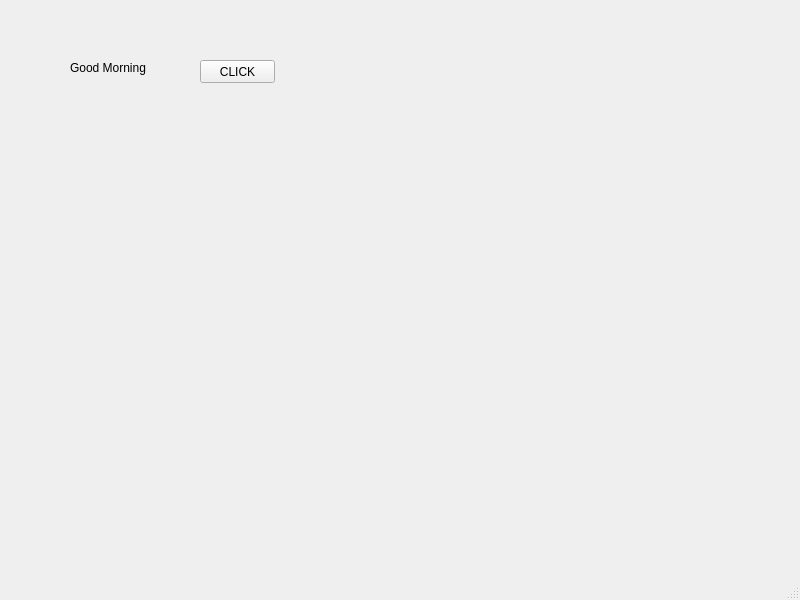
<?xml version="1.0" encoding="UTF-8"?>
<ui version="4.0">
 <class>MainWindow</class>
 <widget class="QMainWindow" name="MainWindow">
  <property name="geometry">
   <rect>
    <x>0</x>
    <y>0</y>
    <width>800</width>
    <height>600</height>
   </rect>
  </property>
  <property name="windowTitle">
   <string>MainWindow</string>
  </property>
  <widget class="QWidget" name="centralwidget">
   <widget class="QLabel" name="lbl">
    <property name="geometry">
     <rect>
      <x>70</x>
      <y>60</y>
      <width>91</width>
      <height>16</height>
     </rect>
    </property>
    <property name="text">
     <string>Good Morning</string>
    </property>
   </widget>
   <widget class="QPushButton" name="tb">
    <property name="geometry">
     <rect>
      <x>200</x>
      <y>60</y>
      <width>75</width>
      <height>23</height>
     </rect>
    </property>
    <property name="text">
     <string>CLICK</string>
    </property>
   </widget>
  </widget>
  <widget class="QMenuBar" name="menubar">
   <property name="geometry">
    <rect>
     <x>0</x>
     <y>0</y>
     <width>800</width>
     <height>21</height>
    </rect>
   </property>
  </widget>
  <widget class="QStatusBar" name="statusbar"/>
 </widget>
 <resources/>
 <connections/>
</ui>
